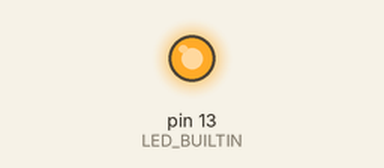
A sketch run on a simulated Arduino Uno, built with avr-gcc and run on an emulated ATmega328P. On the bench: output pins drawn as LEDs (lit = HIGH).

Above: at 0.15 s.
At 50.7 s:
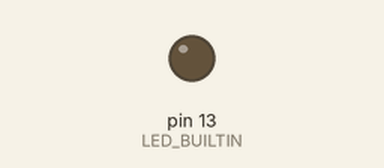
Timing chart, 0 to 52.3 s (numbered marks = the images above):
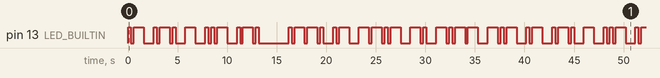

Measured:
- by itself, pin 13 (LED_BUILTIN): moves between LOW and HIGH, repeating every 40.2 s
- by itself, everything shown: repeats every 40.2 s, in 62 steps

The sketch:

__________________1.ino
```cpp
//Послуговуючись представленням символів азбуки Морзе відтворити через «зуммер» та led-випромінювач власне прізвище та ім’я.

void setup()
{
  pinMode(LED_BUILTIN, OUTPUT);
}

void loop()
{
  digitalWrite(LED_BUILTIN, HIGH); // Буква "А"
  delay(300);
  digitalWrite(LED_BUILTIN, LOW);
  delay(300);
  digitalWrite(LED_BUILTIN, HIGH);
  delay(1000);
  digitalWrite(LED_BUILTIN, LOW);
  delay(1000);

  digitalWrite(LED_BUILTIN, HIGH); // Буква "Р"
  delay(300);
  digitalWrite(LED_BUILTIN, LOW);
  delay(300);
  digitalWrite(LED_BUILTIN, HIGH);
  delay(1000);
  digitalWrite(LED_BUILTIN, LOW);
  delay(300);
  digitalWrite(LED_BUILTIN, HIGH);
  delay(300);
  digitalWrite(LED_BUILTIN, LOW);
  delay(1000);

  digitalWrite(LED_BUILTIN, HIGH); // Буква "Т"
  delay(1000);
  digitalWrite(LED_BUILTIN, LOW);
  delay(1000);

  digitalWrite(LED_BUILTIN, HIGH); // Буква "У"
  delay(300);
  digitalWrite(LED_BUILTIN, LOW);
  delay(300);
  digitalWrite(LED_BUILTIN, HIGH);
  delay(300);
  digitalWrite(LED_BUILTIN, LOW);
  delay(300);
  digitalWrite(LED_BUILTIN, HIGH);
  delay(1000);
  digitalWrite(LED_BUILTIN, LOW);
  delay(1000);

  digitalWrite(LED_BUILTIN, HIGH); // Буква "Р"
  delay(300);
  digitalWrite(LED_BUILTIN, LOW);
  delay(300);
  digitalWrite(LED_BUILTIN, HIGH);
  delay(1000);
  digitalWrite(LED_BUILTIN, LOW);
  delay(300);
  digitalWrite(LED_BUILTIN, HIGH);
  delay(300);
  digitalWrite(LED_BUILTIN, LOW);
  delay(3000);


  digitalWrite(LED_BUILTIN, HIGH); // Буква "П"
  delay(300);
  digitalWrite(LED_BUILTIN, LOW);
  delay(300);
  digitalWrite(LED_BUILTIN, HIGH);
  delay(1000);
  digitalWrite(LED_BUILTIN, LOW);
  delay(300);
  digitalWrite(LED_BUILTIN, HIGH);
  delay(1000);
  digitalWrite(LED_BUILTIN, LOW);
  delay(300);
  digitalWrite(LED_BUILTIN, HIGH);
  delay(300);
  digitalWrite(LED_BUILTIN, LOW);
  delay(1000);

  digitalWrite(LED_BUILTIN, HIGH); // Буква "А"
  delay(300);
  digitalWrite(LED_BUILTIN, LOW);
  delay(300);
  digitalWrite(LED_BUILTIN, HIGH);
  delay(1000);
  digitalWrite(LED_BUILTIN, LOW);
  delay(1000);

  digitalWrite(LED_BUILTIN, HIGH); // Буква "Ш"
  delay(1000);
  digitalWrite(LED_BUILTIN, LOW);
  delay(300);
  digitalWrite(LED_BUILTIN, HIGH);
  delay(1000);
  digitalWrite(LED_BUILTIN, LOW);
  delay(300);
  digitalWrite(LED_BUILTIN, HIGH);
  delay(300);
  digitalWrite(LED_BUILTIN, LOW);
  delay(300);
  digitalWrite(LED_BUILTIN, HIGH);
  delay(1000);
  digitalWrite(LED_BUILTIN, LOW);
  delay(1000);

  digitalWrite(LED_BUILTIN, HIGH); //Буква "Н"
  delay(1000);
  digitalWrite(LED_BUILTIN, LOW);
  delay(300);
  digitalWrite(LED_BUILTIN, HIGH);
  delay(300);
  digitalWrite(LED_BUILTIN, LOW);
  delay(1000);


  digitalWrite(LED_BUILTIN, HIGH); // Буква "И"
  delay(1000);
  digitalWrite(LED_BUILTIN, LOW);
  delay(300);
  digitalWrite(LED_BUILTIN, HIGH);
  delay(300);
  digitalWrite(LED_BUILTIN, LOW);
  delay(300);
  digitalWrite(LED_BUILTIN, HIGH);
  delay(1000);
  digitalWrite(LED_BUILTIN, LOW);
  delay(300);
  digitalWrite(LED_BUILTIN, HIGH);
  delay(1000);
  digitalWrite(LED_BUILTIN, LOW);
  delay(1000);


  digitalWrite(LED_BUILTIN, HIGH); // Буква "К"
  delay(1000);
  digitalWrite(LED_BUILTIN, LOW);
  delay(300);
  digitalWrite(LED_BUILTIN, HIGH);
  delay(300);
  digitalWrite(LED_BUILTIN, LOW);
  delay(300);
  digitalWrite(LED_BUILTIN, HIGH);
  delay(1000);
  digitalWrite(LED_BUILTIN, LOW);
  delay(1000);

}
```
